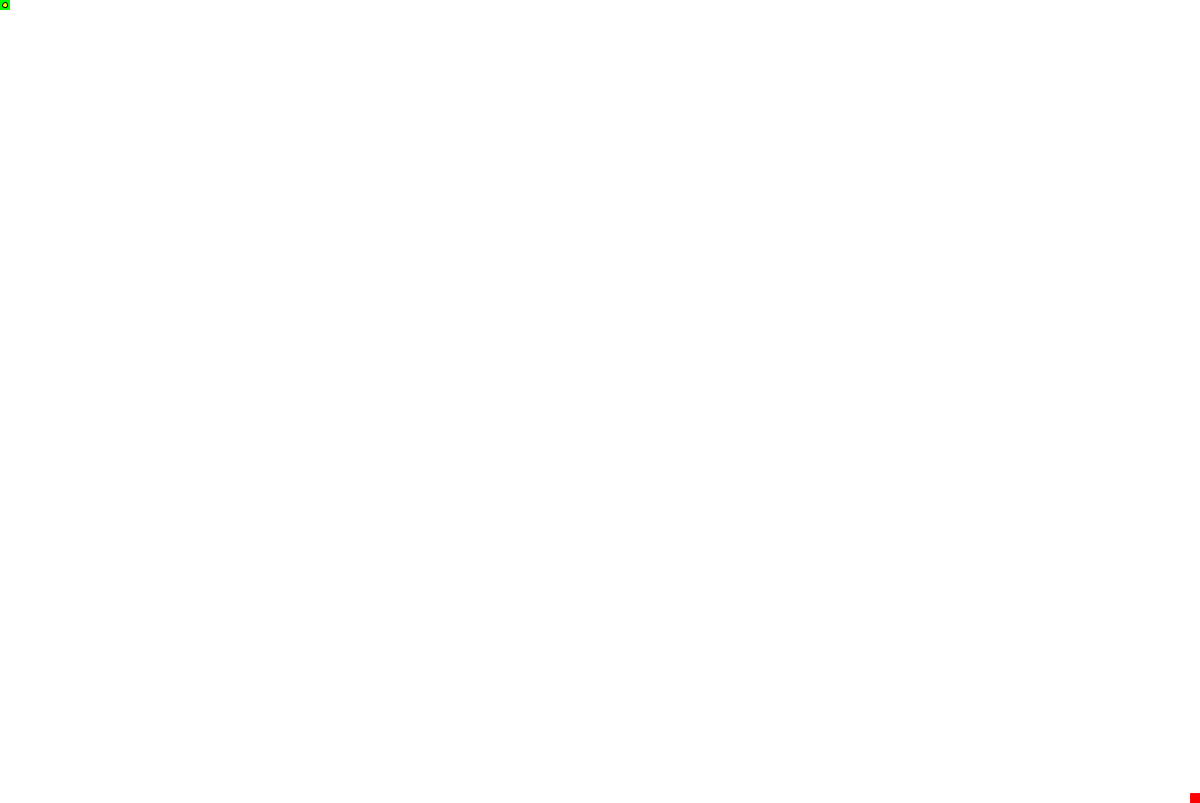
Frame 1 (no input)
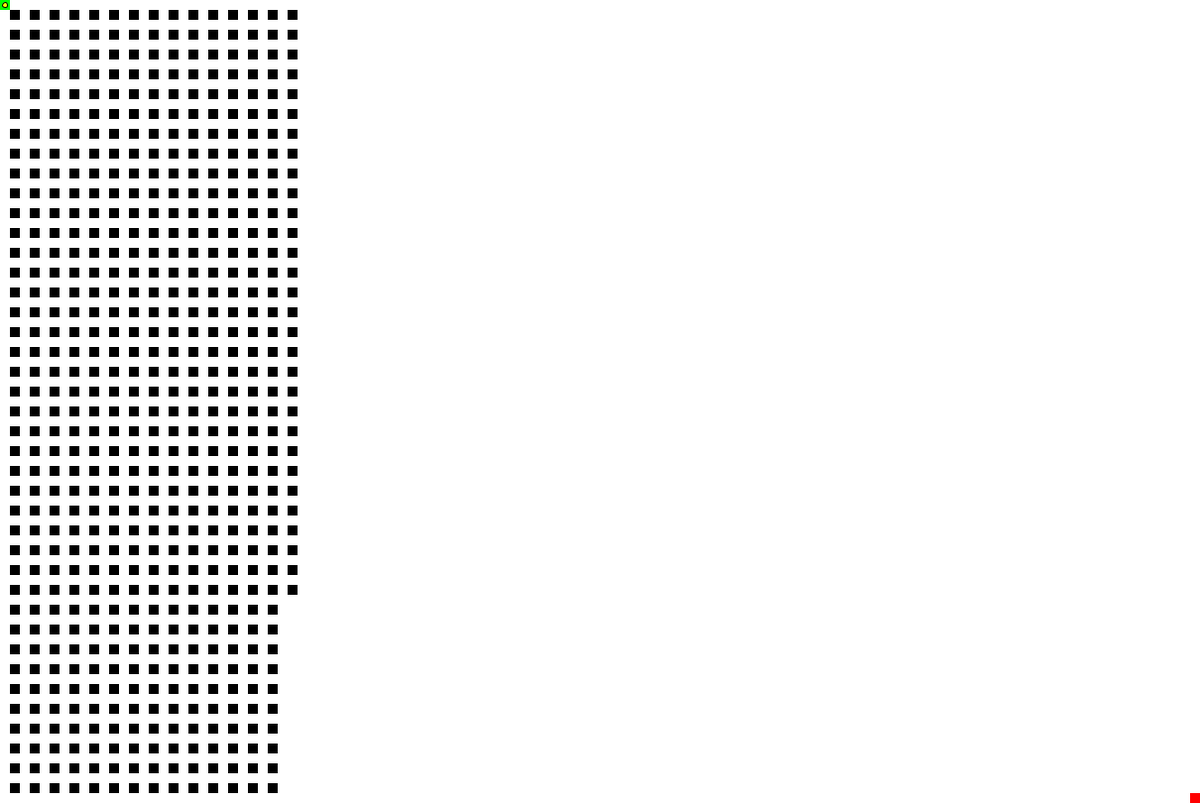
Frame 60 (the mouse pressed at the canvas centre just before this capture)
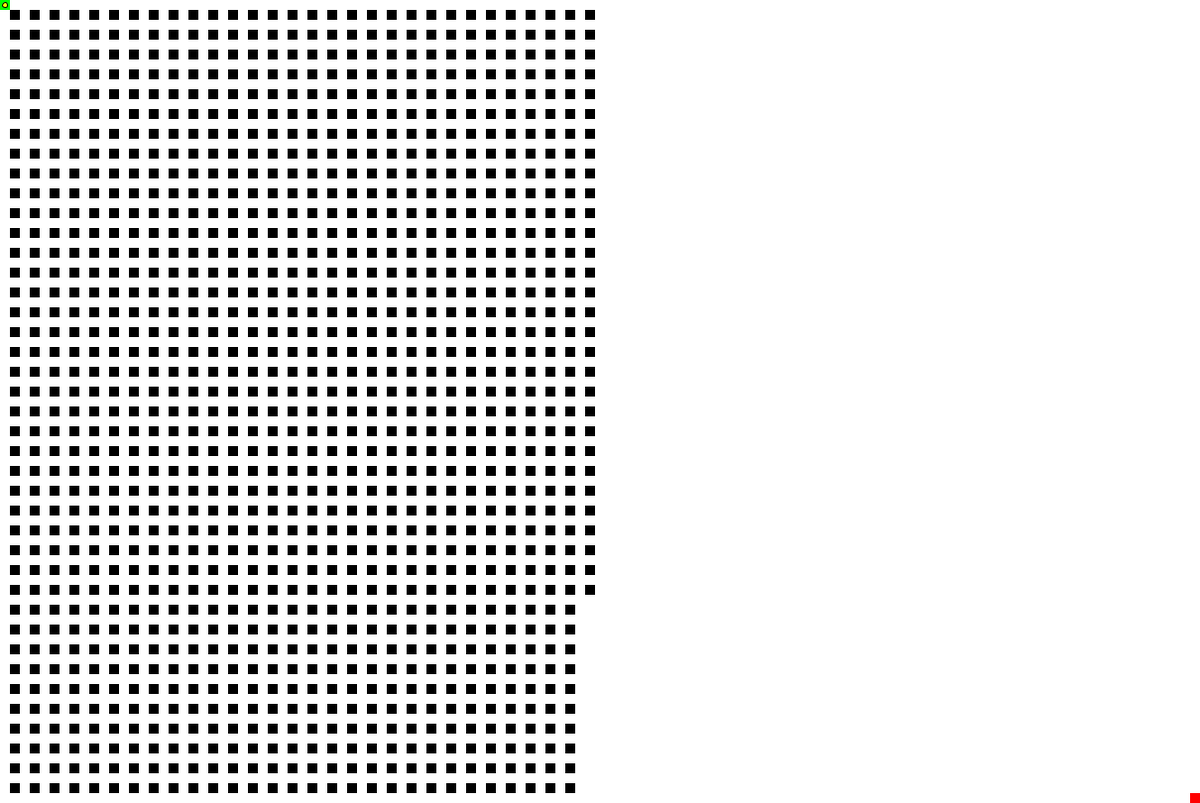
Frame 120 (the mouse held since frame 60 and released just before this capture)

The Processing sketch that drew these frames (run headless with seeded random() and noise(); from frame 60 on, the mouse is pressed at the canvas centre):

// Processing sketch: simpleMazea3
// ── simpleMazea3.pde
//2018.07.02 解析すたーと
int phase;

int mazeaSize = 10;
//壁の大きさ
//width/mazeaSize,height/mazeaSize が奇数になるよう設定する
Mazea mazea;
Player player;
int count;
Searcher searcher;

boolean debugMenu;
boolean errorMap;

void setup() {
  //(おそらく)processingの更新でsize内で変数が使えなくなったので適宜変更
  size(1210, 810);
  phase = 1;
  mazea = new Mazea(mazeaSize, width/mazeaSize, height/mazeaSize);
  player = new Player();
  count = 0;
  searcher = new Searcher(width/mazeaSize, height/mazeaSize);
  //なんのデバッグなのか不明
  //デバッグメニューをtrueにする時はerrorMapもtrueにするっぽい？
  //作る壁の数が出てくる
  //errorMapどこにも使ってない、作りかけ？
  debugMenu = false;
  errorMap = false;
}

void draw() {
  //.display = 描画処理
  //.move = 位置変更処理（今回はプレイヤーの動き入力のみ）

  background(0);
  mazea.display();
  searcher.display();
  player.display();
  if (count%10==0) {
    player.move();
  }
  count++;

  if (debugMenu) {
    debugWindow();
  }
}

void debugWindow() {
  noStroke();
  fill(100, 100, 100, 100);
  rect(0, 0, width, height);
  fill(255);
  textAlign(CENTER, CENTER);
  textSize(40);
  text("debugWindow", width/2, 50);
  textSize(20);
  text("createWallNum : " + mazea.createWallNum, width/2, 150);
  textSize(20);
  if (errorMap) {
    fill(255, 0, 0);
    text("errorMap", width/2, 200);
  }
}

void reset() {
  mazea.reCreateNum = 0;
  player.reset();
  searcher.reset();
  mazea.resetMazea();
  //println(mazea.reCreateNum);
}
// ── Mazea.pde
class Mazea {
  //xNum,yNum = 縦横マス数
  //mazeaData = 迷路の情報
  //mazeaData[縦マス][横マス]
  //0：通過可能（道）
  //1：通過不可能（壁）
  //xGoal,yGoal = ゴールのx,yマス数
  //現在スタート地点は0,0と直に入力している

  //createWallNum = 最初に生成する壁に追加して生成する壁の数
  //この値が少ないほど迷路は単純になる
  //ただし、少なすぎるとゴールをうまく探索できない
  //最大は(xNum/2)*(yNum/2)
  //ここから1でも（無理やり）増やすとエラーで正しく生成されない
  /////////////////////////////////////////////////////////////
  //理由としては「最初に生成する壁」全てから「4方向のうちいずれかの1方向に壁を追加している」から
  //こうすることで閉路をうまないようにしている
  //この最大値から一つでも壁を追加すると閉路ができるため
  //閉路ができない限り必ずゴールできる迷路となる
  /////////////////////////////////////////////////////////////


  int mazeaSize;
  int xNum;
  int yNum;
  int mazeaData[][];
  int createWallNum;
  boolean checker[][];
  int result;
  int reCreateNum;
  int xGoal;
  int yGoal;
  int createStep;
  Mazea(int ms, int x, int y) {
    mazeaSize = ms;
    xNum = x;
    yNum = y;
    mazeaData = new int[x][y];
    createWallNum = (xNum/2)*(yNum/2)-100;
    checker = new boolean[x][y];
    result = 0;
    reCreateNum = 0;
    xGoal = x-1;
    yGoal = y-1;
    createStep = 0;
    //createMazea();
  }
  void display() {
    stroke(100);
    strokeWeight(1);
    noStroke();
    fill(255);
    for (int i=0; i<xNum; i++) {
      for (int j=0; j<yNum; j++) {

        if (mazeaData[i][j]==1) {
          fill(0);
        } else {
          fill(255);
        }

        if (i==0&&j==0) {
          fill(0, 255, 0);
        } else if (i==xGoal&&j==yGoal) {
          fill(255, 0, 0);
        }
        rect(i*mazeaSize, j*mazeaSize, mazeaSize, mazeaSize);
      }
    }
    createMazea();
  }
  void createMazea() {

    //生成速度をあげるためにk=10にしてある
    //迷路が生成される様子を観察するための実装
    //一瞬で作る場合適切な修正が必要
    for (int k=0; k<10; k++) {

      if (createStep<(xNum/2)*(yNum/2)) {
        //9×9の中心に壁がある状態にする
        //このとき、xNum/2,yNum/2は小数点を含む整数になる

        for (int i=0; i<xNum/2; i++) {
          for (int j=0; j<yNum/2; j++) {
            if (createStep==i*(yNum/2)+j) {
              //このif文によってforループ中のcreateStepと数が合う1個所だけに壁が生成される
              mazeaData[i*2+1][j*2+1] = 1;
            }
          }
        }
      } else if (createStep<(xNum/2)*(yNum/2)+createWallNum) {
        //追加の壁を生成
        //println("step : " + createStep);

        boolean complete = false;
        while (!complete) {
          //addX,addY = 生成候補個所
          int addX = int(random(0, xNum));
          int addY = 0;
          int ifClose = 0;
          //ランダムに決められたx座標によって、最初に生成された壁と被らないよう生成候補個所を決める
          if (addX%2==0) {
            addY = int(random(0, yNum/2))*2+1;
          } else {
            addY = int(random(0, yNum/2+1))*2;
          }
          //println("add : ", addX, addY);
          if (mazeaData[addX][addY]==0&&(addX+addY)%2==1) {
            //既に壁が生成された場所でなければ壁を生成
            //ループを抜けられるようになる
            mazeaData[addX][addY] = 1;
            complete = true;
            ifClose = 1;
          }
          resetChecker();
          mazeaCheck(0, 0);
          //上の二つの関数で「迷路内のすべての場所に行けるかどうか」をチェックする
          //resultが　全マス数 - 今まで生成されたはずのマス数 - 1　となる
          //この条件を満たしていない場合、さっき生成した壁をなくしてループを継続
          if (result!=xNum*yNum-createStep-1&&ifClose==1) {
            //println("close!");
            mazeaData[addX][addY] = 0;
            complete = false;
          }
        }
      }
      //壁の数を一つ増やす
      createStep++;
    }
  }
  void resetMazea() {
    for (int i=0; i<xNum; i++) {
      for (int j=0; j<yNum; j++) {
        mazeaData[i][j] = 0;
        checker[i][j] = false;
      }
    }
    result = 0;
    createStep = 0;
  }
  void resetChecker() {
    for (int i=0; i<xNum; i++) {
      for (int j=0; j<yNum; j++) {
        checker[i][j] = false;
      }
    }
    result = 0;
  }
  void mazeaCheck(int x, int y) {
    //閉所避け

    //スタート地点から壁でないマスを探索
    //再帰関数で数え上げる

    checker[x][y]=true;
    result++;

    if (x<xNum-1) {
      if (!checker[x+1][y]&&mazeaData[x+1][y]==0) {
        mazeaCheck(x+1, y);
      }
    }
    if (x>0) {
      if (!checker[x-1][y]&&mazeaData[x-1][y]==0) {
        mazeaCheck(x-1, y);
      }
    }
    if (y<yNum-1) {
      if (!checker[x][y+1]&&mazeaData[x][y+1]==0) {
        mazeaCheck(x, y+1);
      }
    }
    if (y>0) {
      if (!checker[x][y-1]&&mazeaData[x][y-1]==0) {
        mazeaCheck(x, y-1);
      }
    }
  }
}
// ── Player.pde
class Player {
  int posX;
  int posY;
  int playerSize;
  int moveMode;
  Player() {
    posX = 0;
    posY = 0;
    playerSize = mazeaSize/2;
    moveMode = 0;
  }
  void display() {
    stroke(0);
    strokeWeight(1);
    fill(255, 255, 0);
    ellipse(posX*mazeaSize+mazeaSize/2, posY*mazeaSize+mazeaSize/2, playerSize, playerSize);
  }
  void move() {
    //wasdで方向（moveMode）を指定、その方向に進み続ける
    if (moveMode==0) {
      if (posY>0&&mazea.mazeaData[posX][posY-1]==0) {
        posY--;
      }
    } else if (moveMode==1) {
      if (posY<mazea.yNum-1&&mazea.mazeaData[posX][posY+1]==0) {
        posY++;
      }
    } else if (moveMode==2) {
      if (posX>0&&mazea.mazeaData[posX-1][posY]==0) {
        posX--;
      }
    } else if (moveMode==3) {
      if (posX<mazea.xNum-1&&mazea.mazeaData[posX+1][posY]==0) {
        posX++;
      }
    }
  }
  void reset() {
    posX = 0;
    posY = 0;
    moveMode = 0;
  }
}
// ── Searcher.pde
class Searcher {
  int mazeaSize;
  int xNum;
  int yNum;
  int mazeaData[][];
  int labelData[][];
  boolean labeled;
  Searcher(int x, int y) {
    mazeaSize = mazea.mazeaSize;
    xNum = x;
    yNum = y;
    mazeaData = new int[x][y];
    labelData = new int[x][y];
    labeled = true;
    reset();
  }
  void display() {
    stroke(100);
    strokeWeight(1);
    noStroke();
    fill(255, 0, 0, 100);
    for (int i=0; i<xNum; i++) {
      for (int j=0; j<yNum; j++) {
        if (mazeaData[i][j]==1) {
          rect(i*mazeaSize, j*mazeaSize, mazeaSize, mazeaSize);
        }
      }
    }
    textSize(5);
    textAlign(CENTER, CENTER);
    fill(0);
    if (labeled) {
      for (int i=0; i<xNum; i++) {
        for (int j=0; j<yNum; j++) {
          if (labelData[i][j]!=0) {
            //ラベルデータの表示
            text(labelData[i][j], i*mazeaSize+mazeaSize/2, j*mazeaSize+mazeaSize/2);
          }
        }
      }
    }
  }
  void labeling(int x, int y, int n) {
    //println(n);
    //ラベルデータにnを入力
    //nはスタート地点からの遠さ（1がスタート地点、2がスタート地点の隣のマス）
    //隣のマスで、ラベルデータが0またはラベルデータが今いる個所以上、かつ壁でないならそのマスをラベル付けする
    labelData[x][y] = n;
    if (x+1<xNum) {
      if ((labelData[x+1][y]==0||labelData[x+1][y]>n)&&mazea.mazeaData[x+1][y]==0) {
        labeling(x+1, y, n+1);
      }
    }
    if (y+1<yNum) {
      if ((labelData[x][y+1]==0||labelData[x][y+1]>n)&&mazea.mazeaData[x][y+1]==0) {
        labeling(x, y+1, n+1);
      }
    }
    if (x-1>=0) {
      if ((labelData[x-1][y]==0||labelData[x-1][y]>n)&&mazea.mazeaData[x-1][y]==0) {
        labeling(x-1, y, n+1);
      }
    }
    if (y-1>=0) {
      if ((labelData[x][y-1]==0||labelData[x][y-1]>n)&&mazea.mazeaData[x][y-1]==0) {
        labeling(x, y-1, n+1);
      }
    }
    labeled = true;
  }
  void search(int x, int y, int n) {

    //最初にゴール地点の座標とラベルデータが入る
    //ゴール地点の隣でラベルデータが1少ない個所を探す
    //これを再帰してmazeaDataが1になってゆく
    //これを表示するとスタートからゴールまでの道のりとなる

    mazeaData[x][y] = 1;
    if (n>1) {
      if (x+1<xNum) {
        if (labelData[x+1][y]==n-1) {
          search(x+1, y, n-1);
        }
      }
      if (y+1<yNum) {
        if (labelData[x][y+1]==n-1) {
          search(x, y+1, n-1);
        }
      }
      if (x-1>=0) {
        if (labelData[x-1][y]==n-1) {
          search(x-1, y, n-1);
        }
      }
      if (y-1>=0) {
        if (labelData[x][y-1]==n-1) {
          search(x, y-1, n-1);
        }
      }
    }
  }
  void reset() {
    for (int i=0; i<xNum; i++) {
      for (int j=0; j<yNum; j++) {
        mazeaData[i][j] = 0;
        labelData[i][j] = 0;
      }
    }
  }
}
// ── event.pde
void keyTyped() {
  if (key=='w') {
    player.moveMode=0;
  } else if (key=='s') {
    player.moveMode=1;
  } else if (key=='a') {
    player.moveMode=2;
  } else if (key=='d') {
    player.moveMode=3;
  } else if (key=='r') {
    reset();
  } else if (key=='c') {
    //ゴールまでの道筋を探索＆表示
    //スタート地点と1を入力
    //ラベルデータ生成
    searcher.labeling(0, 0, 1);
    //ゴール地点とラベルデータを入力
    searcher.search(mazea.xGoal, mazea.yGoal, searcher.labelData[mazea.xGoal][mazea.yGoal]);
  } else if (key=='p') {
    //壁の数を増やしてリセット
    if (mazea.createWallNum<(mazea.xNum/2)*(mazea.yNum/2)) {
      mazea.createWallNum++;
      reset();
    }
    println("createWallNum " + mazea.createWallNum);
  } else if (key=='l') {
    //壁の数を減らしてリセット
    if (mazea.createWallNum>0) {
      mazea.createWallNum--;
      reset();
    }
    println("createWallNum " + mazea.createWallNum);
  } else if (key=='m') {
    //デバッグオンオフ
    debugMenu = !debugMenu;
  } else if (key=='o') {
    //使用用途不明、
    mazea.createMazea();
  }
}
